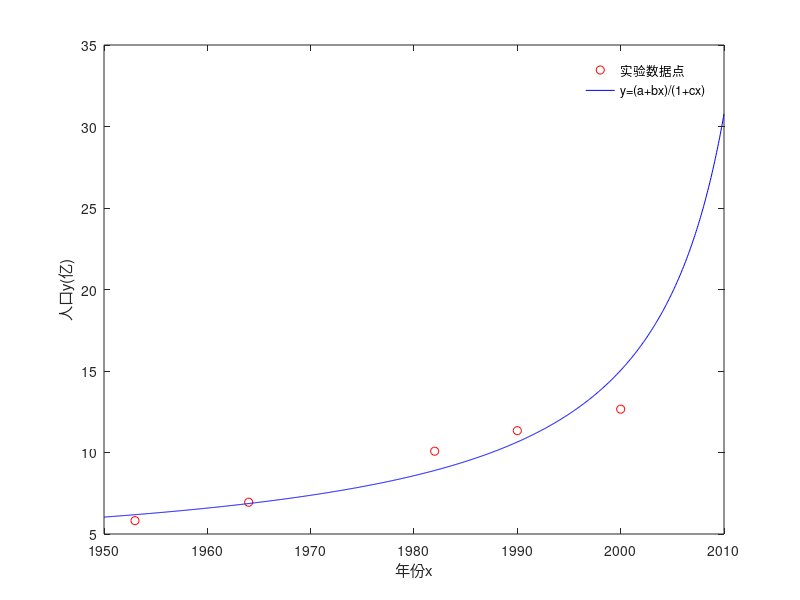

Write the MATLAB code that produced this figure.
% homework4.1+4.2
% written by LiShixun(ID:2230514)

clc,clear all;
%% HW4.1
% 传入数据
T=[0 10 20 30 40 80 90 95]';
s=[68.0 67.1 66.4 65.6 64.6 61.8 61.0 60.0]';
% 最小二乘拟合
z=polyfit(T,s,1);
% 绘图
a=z(1);b=z(2);
v=linspace(0,100,1000);
plot(T,s,'ro',v,a*v+b,'b-');
xlabel("温度T");
ylabel("表面张力s");
legend('实验数据点','s=aT+b')
legend('boxoff')


%% HW4.2
% 传入数据
t=[1953 1964 1982 1990 2000]';
p=[5.82 6.95 10.08 11.34 12.66]';
% 最小二乘拟合，右除号可以自动计算矛盾方程组
A=[ones(length(t),1),t,-p.*t];
z=A\p;
% 绘图
a=z(1);b=z(2);c=z(3);
v=linspace(1950,2010,1000);
plot(t,p,'ro',v,(a+b*v)./(1+c*v),'b-');
xlabel("年份x");
ylabel("人口y(亿)");
legend('实验数据点','y=(a+bx)/(1+cx)');
legend('boxoff');